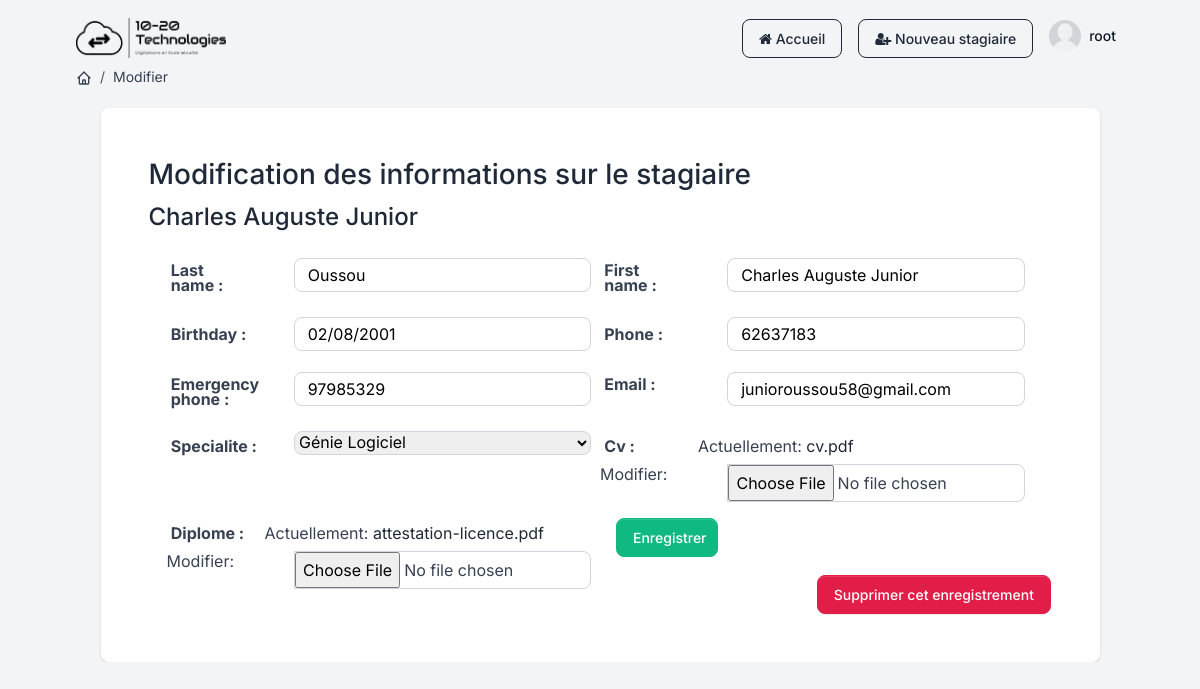
Page /stagaire/11/edit (signed in) on the committed database.
### stagiaire_app/models.py (models this page shows)
class User(AbstractUser):
    post = models.fields.CharField(max_length=20)
    """ email = models.EmailField(unique=True)
    username = email
    USERNAME_FIELD = 'email'"""
    REQUIRED_FIELDS = ('email','first_name', 'last_name', 'post')

class StagiaireInfo(models.Model):
    last_name = models.CharField(max_length=50 ) # nom
    first_name = models.CharField(max_length=70) # prénom
    birthday = models.DateField() # la date de naissance
    phone = models.CharField(max_length=10) # le numéro de téléphone
    emergency_phone = models.CharField(max_length=10) # le numéro de téléphone en cas d'urgence
    email = models.EmailField(max_length=100) # l'adresse mail
    specialite = models.ForeignKey(Specialite, on_delete=models.CASCADE) # la spécialité (clé étrangère venant de la table Specialite)
    cv = models.FileField(max_length=50, null=True) # le cv (un fichier)
    diplome = models.FileField(max_length=50, null=True) # le diplôme (un fichier)
    created_at = models.DateTimeField(auto_now_add=True)

### stagiaire_app/views.py (the view, shortened to what this page needs)
# urls.py: path('stagaire/<int:stagiaire_info_id>/edit', stagiaire_app.views.edit_stagiaire_info, name='stagiaire_edit'),
@login_required
def edit_stagiaire_info(request, stagiaire_info_id):
    stagiaire_info = get_object_or_404(models.StagiaireInfo, id=stagiaire_info_id)
    edit_form = forms.StagiaireForm(instance=stagiaire_info)
    delete_form = forms.DeleteStagiaireForm()
    context = {
        'edit_form': edit_form,
        'delete_form': delete_form,
        'stagiaire_info':stagiaire_info}
    return render(request, 'stagiaire_app/update.html', context=context)

### stagiaire_app/forms.py
class StagiaireForm(forms.ModelForm):
    use_required_attribute = False
    edit_stagiaire = forms.BooleanField(widget=forms.HiddenInput, initial=True)
    class Meta:
        model = models.StagiaireInfo
        fields = '__all__'

class DeleteStagiaireForm(forms.Form):
    delete_stagiaire = forms.BooleanField(widget=forms.HiddenInput, initial=True)

### stagiaire_app/models.py (called while the page is built)
    def __str__(self) -> str:
        return self.nom

### stagiaire_app/templates/stagiaire_app/update.html (shortened to what this page needs)
{% extends 'base.html' %}
{% block content %}
<div class="py-1">
    <nav aria-label="breadcrumb" class="d-none d-md-inline-block">
        <ol class="breadcrumb breadcrumb-dark breadcrumb-transparent">
            <li class="breadcrumb-item">
                <a href="{% url 'home' %}">
                </a>
            </li>
            <li class="breadcrumb-item"><a href="#">Modifier</a></li>
        </ol>
    </nav>
</div>
<div class="container">
        <div class="col-12 d-flex align-items-center justify-content-center">
            <div class="bg-white shadow border-0 rounded border-light p-4 p-lg-5 w-100 fmxw-999">
                <div class="mt-md-0 mg-top">
                    <h3>Modification des informations sur le stagiaire</h3>
                    <h4>{{ stagiaire_info.first_name }}</h4>
                </div>
                <form action="" method="post" class="update_form">
                    {{ edit_form.as_p }}
                    <div class="content">
                        <input type="submit" value="Enregistrer" class="btn btn-success">
                    </div>
                </form>
                <form action="" method="post" class="delete_form">
                    <button type="submit" class="btn btn-danger"> Supprimer cet enregistrement</button>
                </form>
            </div>
        </div>
    </div>
{% endblock %}

### templates/base.html (shortened to what this page needs)
{%  load static %}
<!DOCTYPE html>
<html>
	<head>
		<link type="text/css" href="{% static 'assets/vendor/sweetalert2/dist/sweetalert2.min.css'%}" rel="stylesheet">
		<link type="text/css" href="{% static 'assets/vendor/notyf/notyf.min.css'%}" rel="stylesheet">
		<link type="text/css" href="{% static 'assets/css/volt.css'%}" rel="stylesheet">
    <link rel="stylesheet" href="{% static 'assets/font-awesome/css/font-awesome.css'%}">
	</head>
	<body>
        <main class="content">
    <nav class="navtop">
        <nav class="navbar navbar-top navbar-expand navbar-dashboard navbar-dark ps-0 pe-2 pb-0">
            <div class="container-fluid px-0">
              <div class="d-flex justify-content-between w-100" id="navbarSupportedContent">
                <div class="d-flex align-items-center">
                   <div class="input-group input-group-merge search-bar">
                    <a href="{% url 'home' %}"><img class="navbar-brand-dark"  alt="Image placeholder" src=" ../../../static/images/woc.png" width="150" height="40"></a>
          </div>
                </div>
                <ul class="navbar-nav align-items-center">
                    <li class="nav-item dropdown">
                        <a>
                            <a href="{% url 'home' %}" class="btn btn-outline-primary"><i class="fa fa-home"></i>&nbsp;Accueil</a>
                        </a>
                      </li>
                      <li class="nav-item dropdown ms-lg-3">
                        <a>
                            <a href="{% url 'stagiaire_create' %}" class="btn btn-outline-primary"><i class="fa fa-user-plus"></i>&nbsp;Nouveau stagiaire</a>
                        </a>
                      </li>
                  <li class="nav-item dropdown ms-lg-3">
                    <a class="nav-link dropdown-toggle pt-1 px-0" href="#" role="button" data-bs-toggle="dropdown" aria-expanded="false">
                      <div class="media d-flex align-items-center">
                        <img class="avatar rounded-circle" alt="Image placeholder" src="{% static 'images/avatar.png'%}">
                        <div class="media-body ms-2 text-dark align-items-center d-none d-lg-block">
                          <span class="mb-0 font-small fw-bold text-gray-900">{{ user.username }}</span>
                        </div>
                      </div>
                    </a>
                  </li>
                </ul>
              </div>
            </div>
          </nav>
{% block content %} {% endblock %}
</main>
</body>
</html>

### rows in the picture
User: username "root"
StagiaireInfo: first_name "Charles Auguste Junior", last_name "Oussou", birthday "02/08/2001", phone "62637183", emergency_phone "97985329", email "junioroussou58@gmail.com", specialite "Génie Logiciel"
